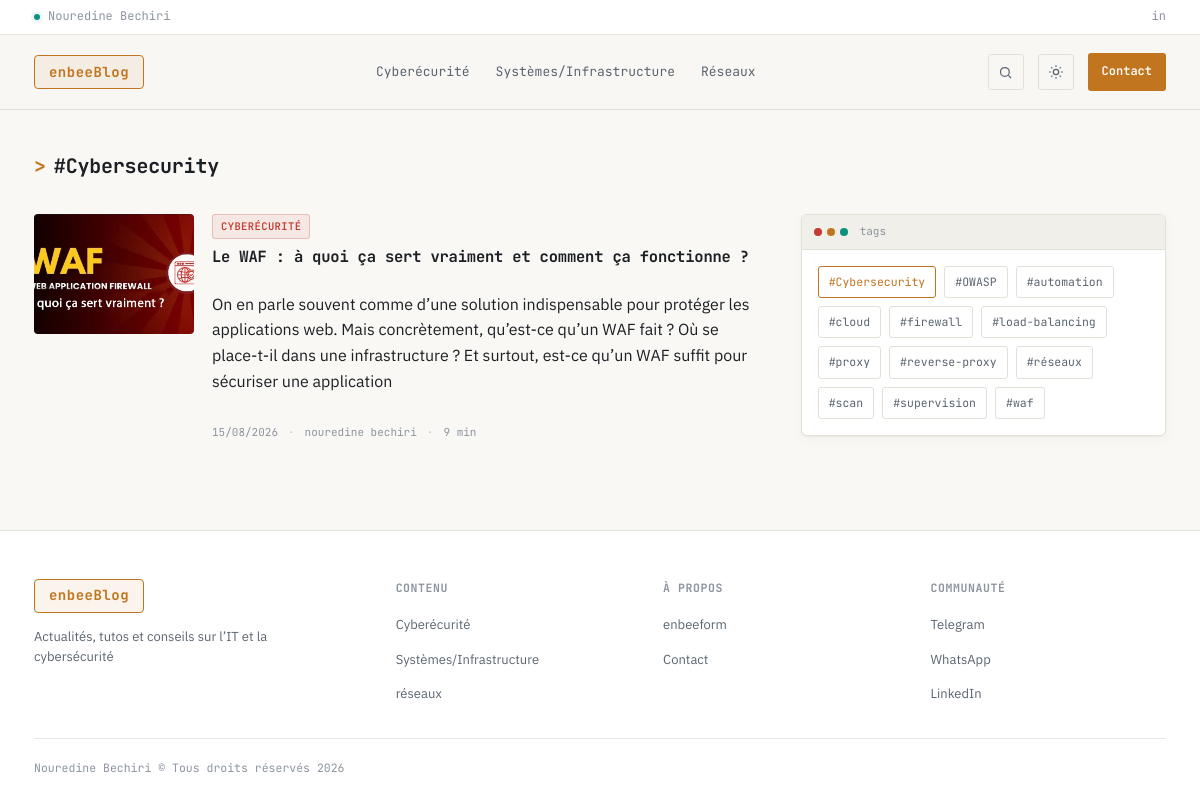
The app's page /blog/tag/cybersecurity/ with its own data.
### blog/models.py (models this page shows, shortened)
class Category(models.Model):
    class Color(models.TextChoices):
        TEAL = "teal", "Teal (défaut)"
        AMBER = "amber", "Ambre"
        RED = "red", "Rouge"
    name = models.CharField("nom", max_length=80, unique=True)
    slug = models.SlugField("slug", max_length=90, unique=True, blank=True)
    description = models.CharField("description", max_length=255, blank=True)
    color = models.CharField(
        "couleur du tag", max_length=10, choices=Color.choices, default=Color.TEAL
    )
    class Meta:
        verbose_name = "catégorie"
        verbose_name_plural = "catégories"
        ordering = ["name"]

class Tag(models.Model):
    name = models.CharField("nom", max_length=50, unique=True)
    slug = models.SlugField("slug", max_length=60, unique=True, blank=True)
    class Meta:
        verbose_name = "tag"
        verbose_name_plural = "tags"
        ordering = ["name"]

class Article(models.Model):
    class Status(models.TextChoices):
        DRAFT = "draft", "Brouillon"
        PUBLISHED = "published", "Publié"
        ARCHIVED = "archived", "Archivé"
    title = models.CharField("titre", max_length=200)
    slug = models.SlugField("slug", max_length=220, unique=True, blank=True)
    excerpt = models.CharField(
        "chapô",
        max_length=300,
        blank=True,
        help_text="Résumé court affiché sur les cartes et sous le titre (.excerpt / .dek).",
    )
    content = models.TextField(
        "contenu",
        help_text="Corps de l'article. Peut être écrit en Markdown si tu utilises "
        "django-markdownx / mistune côté rendu.",
    )
    cover_image = models.ImageField(
        "image de couverture", upload_to="articles/covers/%Y/%m/", blank=True, null=True
    )
    cover_caption = models.CharField("légende de l'image", max_length=200, blank=True)
    category = models.ForeignKey(
        Category,
        verbose_name="catégorie",
        related_name="articles",
        on_delete=models.PROTECT,
    )
    tags = models.ManyToManyField(Tag, verbose_name="tags", related_name="articles", blank=True)
    author = models.ForeignKey(
        settings.AUTH_USER_MODEL,
        verbose_name="auteur",
        related_name="articles",
        on_delete=models.PROTECT,
    )
    status = models.CharField(
        "statut", max_length=10, choices=Status.choices, default=Status.DRAFT
    )
    is_featured = models.BooleanField(
        "mis en avant",
        default=False,
        help_text="Affiché dans le grand encart du hero en page d'accueil.",
    )
    published_at = models.DateTimeField("publié le", default=timezone.now)
    created_at = models.DateTimeField("créé le", auto_now_add=True)
    updated_at = models.DateTimeField("modifié le", auto_now=True)
    views_count = models.PositiveIntegerField("nombre de vues", default=0)
    objects = models.Manager()          # manager par défaut (tous les statuts)
    published = PublishedArticleManager()  # articles publiés uniquement
    class Meta:
        verbose_name = "article"
        verbose_name_plural = "articles"
        ordering = ["-published_at"]
        indexes = [
            models.Index(fields=["-published_at"]),
            models.Index(fields=["status"]),
        ]
    def get_absolute_url(self):
        return reverse("blog:article_detail", kwargs={"slug": self.slug})
    @property
    def reading_time(self):
        word_count = len(self.content.split())
        return max(1, math.ceil(word_count / 200))

### blog/views.py (the view)
# urls.py: path("tag/<slug:slug>/", views.TagDetailView.as_view(), name="tag_detail"),
class TagDetailView(NavContextMixin, ListView):
    template_name = "blog/tag_detail.html"
    context_object_name = "articles"
    paginate_by = 9
    def get_queryset(self):
        self.tag = get_object_or_404(Tag, slug=self.kwargs["slug"])
        return Article.published.filter(tags=self.tag).select_related("category", "author")
    def get_context_data(self, **kwargs):
        context = super().get_context_data(**kwargs)
        context["tag"] = self.tag
        context["all_tags"] = Tag.objects.all()
        return context

### blog/models.py (called while the page is built)
    def get_queryset(self):
        return (
            super()
            .get_queryset()
            .filter(status=Article.Status.PUBLISHED, published_at__lte=timezone.now())
        )

### blog/views.py (called while the page is built)
    def get_context_data(self, **kwargs):
        context = super().get_context_data(**kwargs)
        context["nav_categories"] = Category.objects.all()
        return context

### templates/blog/tag_detail.html (shortened to what this page needs)
{% extends "blog/base.html" %}
{% load static %}
{% block content %}
<section class="hero">
  <div class="wrap">
    <div class="section-head" style="margin-bottom:0;">
      <h2><span class="chevron">&gt;</span> #{{ tag.name }}</h2>
    </div>
  </div>
</section>
<section class="section" style="padding-top:20px;">
  <div class="wrap">
    <div class="content-layout">
      <div class="post-list">
        {% for article in articles %}
        <div class="post-row">
          {% if article.cover_image %}
          <div class="thumb"><img src="{{ article.cover_image.url }}" alt="{{ article.title }}"></div>
          {% endif %}
          <div class="body">
            <span class="tag{% if article.category.color != 'teal' %} {{ article.category.color }}{% endif %}">
              {{ article.category.name }}
            </span>
            <h3><a href="{{ article.get_absolute_url }}">{{ article.title }}</a></h3>
            {% if article.excerpt %}<p class="excerpt">{{ article.excerpt }}</p>{% endif %}
            <div class="meta">
              <span>{{ article.published_at|date:"d/m/Y" }}</span><span class="sep">·</span>
              <span>{{ article.author.get_full_name|default:article.author.username }}</span><span class="sep">·</span>
              <span>{{ article.reading_time }} min</span>
            </div>
          </div>
        </div>
        {% empty %}
        <p class="excerpt">Aucun article publié pour l'instant avec ce tag.</p>
        {% endfor %}
      </div>
      <aside class="sidebar">
        <div class="side-box">
          <div class="term-titlebar">
            <div class="term-dots"><span></span><span></span><span></span></div>
            <span class="term-path">tags</span>
          </div>
          <div class="tags-cloud">
            {% for other_tag in all_tags %}
              <a href="{% url 'blog:tag_detail' other_tag.slug %}"
                 {% if other_tag.slug == tag.slug %}style="color:var(--amber); border-color:var(--amber);"{% endif %}>
                #{{ other_tag.name }}
              </a>
            {% endfor %}
          </div>
        </div>
      </aside>
    </div>
  </div>
</section>
{% endblock %}

### templates/blog/base.html (shortened to what this page needs)
{% load static %}
<!DOCTYPE html>
<html lang="fr">
<head>
<link rel="stylesheet" href="{% static 'css/blog-styles.css' %}">
</head>
<body>
<div class="topline">
  <div class="wrap">
    <div class="status"><span class="dot-live"></span> <a href="/">Nouredine Bechiri</a> </div>
    <div class="social">
      <a href="https://linkedin.com/in/nouredinebechiri" aria-label="LinkedIn" target="_blank" rel="noopener">in</a>
    </div>
  </div>
</div>
<header class="site">
  <div class="wrap">
    <a class="logo" href="{% url 'blog:home' %}">
      <span class="mark">enbeeBlog</span>{% comment %} <span class="tag">blog IT</span> {% endcomment %}
    </a>
    <nav class="main">
      {% for category in nav_categories %}
        <a href="{% url 'blog:category_detail' category.slug %}"
           class="{% if request.resolver_match.kwargs.slug == category.slug %}active{% endif %}">
          {{ category.name|capfirst }}
        </a>
      {% endfor %}
    </nav>
    <div class="header-actions">
      <button class="btn-search" id="searchTrigger" aria-label="ouvrir la recherche">
        <svg width="15" height="15" viewBox="0 0 24 24" fill="none" stroke="currentColor" stroke-width="2"><circle cx="11" cy="11" r="7"/><line x1="21" y1="21" x2="16.65" y2="16.65"/></svg>
      </button>
      <button class="btn-theme" aria-label="basculer le thème">
      </button>
      <a class="btn-cta" href="{% url 'blog:contact' %}">Contact</a>
    </div>
  </div>
</header>
{% block content %}{% endblock %}
<footer>
  <div class="wrap">
    <div class="footer-grid">
      <div class="footer-about">
        <a class="logo" href="{% url 'blog:home' %}" style="margin-bottom:14px; display:flex;">
          <span class="mark">enbeeBlog</span>
        </a>
        <p>Actualités, tutos et conseils sur l’IT et la cybersécurité</p>
      </div>
      <div>
        <h4>Contenu</h4>
        <ul>
          {% for category in nav_categories %}
            <li><a href="{% url 'blog:category_detail' category.slug %}">{{ category.name }}</a></li>
          {% endfor %}
        </ul>
      </div>
      <div>
        <h4>À propos</h4>
        <ul>
          <li><a href="{% url 'blog:about' %}">enbeeform</a></li>
          <li><a href="{% url 'blog:contact' %}">Contact</a></li>
        </ul>
      </div>
      <div>
        <h4>Communauté</h4>
        <ul>
          <li><a href="https://t.me/nouredinebechiri" target="_blank" rel="noopener">Telegram</a></li>
          <li><a href="https://wa.me/qr/CGO7UGQV2W7NE1" target="_blank" rel="noopener">WhatsApp</a></li>
          <li><a href="https://linkedin.com/in/nouredinebechiri" target="_blank" rel="noopener">LinkedIn</a></li>
        </ul>
      </div>
    </div>
    <div class="footer-bottom">
      <span>Nouredine Bechiri © Tous droits réservés {% now "Y" %}</span>
    </div>
  </div>
</footer>
</body>
</html>

### records on screen
Category: name "Cyberécurité"
Category: name "Systèmes/Infrastructure"
Category: name "Réseaux", name "réseaux"
Tag: name "Cybersecurity"
Article: cover_image (picture), category.name "CYBERÉCURITÉ", title "Le WAF : à quoi ça sert vraiment et comment ça fonctionne ?", excerpt "On en parle souvent comme d’une solution indispensable pour protéger les applications web. Mais concrètement, qu’est-ce qu’un WAF fait ? Où se place-t-il dans une infrastructure ? Et surtout, est-ce qu’un WAF suffit pour sécuriser une application", published_at "15/08/2026", author.get_full_name "nouredine bechiri", reading_time "9"
Tag: name "OWASP"
Tag: name "automation"
Tag: name "cloud"
Tag: name "firewall"
Tag: name "load-balancing"
Tag: name "proxy"
Tag: name "reverse-proxy"
Tag: name "réseaux"
Tag: name "scan"
Tag: name "supervision"
Tag: name "waf"
